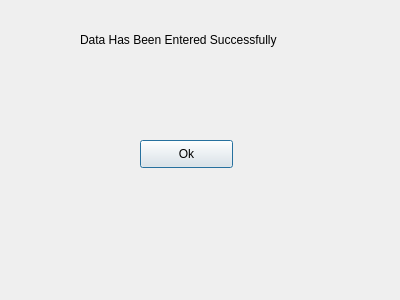
<?xml version="1.0" encoding="UTF-8"?>
<ui version="4.0">
 <class>entrySuccessful</class>
 <widget class="QDialog" name="entrySuccessful">
  <property name="geometry">
   <rect>
    <x>0</x>
    <y>0</y>
    <width>400</width>
    <height>300</height>
   </rect>
  </property>
  <property name="windowTitle">
   <string>Dialog</string>
  </property>
  <widget class="QLabel" name="label">
   <property name="geometry">
    <rect>
     <x>80</x>
     <y>30</y>
     <width>231</width>
     <height>20</height>
    </rect>
   </property>
   <property name="text">
    <string>Data Has Been Entered Successfully</string>
   </property>
  </widget>
  <widget class="QPushButton" name="pushButton">
   <property name="geometry">
    <rect>
     <x>140</x>
     <y>140</y>
     <width>93</width>
     <height>28</height>
    </rect>
   </property>
   <property name="text">
    <string>Ok</string>
   </property>
  </widget>
 </widget>
 <resources/>
 <connections/>
</ui>
